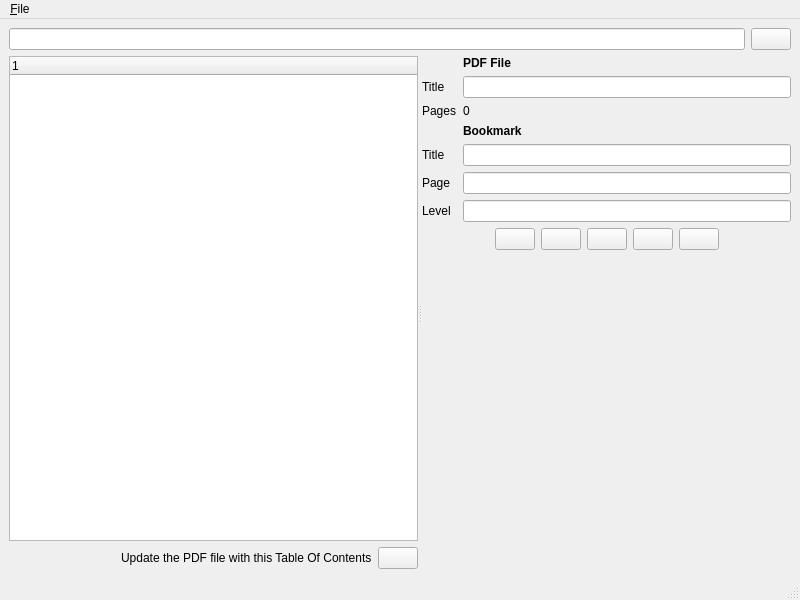
<?xml version="1.0" encoding="UTF-8"?>
<ui version="4.0">
 <class>MainWindow</class>
 <widget class="QMainWindow" name="MainWindow">
  <property name="geometry">
   <rect>
    <x>0</x>
    <y>0</y>
    <width>800</width>
    <height>600</height>
   </rect>
  </property>
  <property name="windowTitle">
   <string>MainWindow</string>
  </property>
  <widget class="QWidget" name="centralwidget">
   <layout class="QGridLayout" name="gridLayout">
    <item row="1" column="0">
     <widget class="QSplitter" name="splitter">
      <property name="orientation">
       <enum>Qt::Horizontal</enum>
      </property>
      <widget class="QWidget" name="verticalLayoutWidget_2">
       <layout class="QVBoxLayout" name="verticalLayout_2">
        <item>
         <layout class="QHBoxLayout" name="horizontalLayout"/>
        </item>
        <item>
         <widget class="QTreeWidget" name="treeWidget">
          <column>
           <property name="text">
            <string notr="true">1</string>
           </property>
          </column>
         </widget>
        </item>
        <item>
         <layout class="QHBoxLayout" name="horizontalLayout_2">
          <item>
           <spacer name="horizontalSpacer">
            <property name="orientation">
             <enum>Qt::Horizontal</enum>
            </property>
            <property name="sizeHint" stdset="0">
             <size>
              <width>40</width>
              <height>20</height>
             </size>
            </property>
           </spacer>
          </item>
          <item>
           <widget class="QLabel" name="label_10">
            <property name="text">
             <string>Update the PDF file with this Table Of Contents</string>
            </property>
           </widget>
          </item>
          <item>
           <widget class="QPushButton" name="btnSave">
            <property name="text">
             <string/>
            </property>
            <property name="icon">
             <iconset resource="pdftoc.qrc">
              <normaloff>:/16x16/Save.png</normaloff>:/16x16/Save.png</iconset>
            </property>
           </widget>
          </item>
         </layout>
        </item>
       </layout>
      </widget>
      <widget class="QWidget" name="verticalLayoutWidget">
       <layout class="QVBoxLayout" name="verticalLayout">
        <item>
         <layout class="QFormLayout" name="formLayout">
          <item row="1" column="0">
           <widget class="QLabel" name="label_4">
            <property name="text">
             <string>Title</string>
            </property>
           </widget>
          </item>
          <item row="2" column="0">
           <widget class="QLabel" name="label_6">
            <property name="text">
             <string>Pages</string>
            </property>
           </widget>
          </item>
          <item row="2" column="1">
           <widget class="QLabel" name="lblPages">
            <property name="text">
             <string>0</string>
            </property>
           </widget>
          </item>
          <item row="4" column="0">
           <widget class="QLabel" name="label_3">
            <property name="text">
             <string>Title</string>
            </property>
           </widget>
          </item>
          <item row="4" column="1">
           <widget class="QLineEdit" name="txtBookmark"/>
          </item>
          <item row="5" column="0">
           <widget class="QLabel" name="label_2">
            <property name="text">
             <string>Page</string>
            </property>
           </widget>
          </item>
          <item row="5" column="1">
           <widget class="QLineEdit" name="txtPage">
            <property name="inputMask">
             <string>9999</string>
            </property>
           </widget>
          </item>
          <item row="6" column="0">
           <widget class="QLabel" name="label">
            <property name="text">
             <string>Level</string>
            </property>
           </widget>
          </item>
          <item row="6" column="1">
           <widget class="QLineEdit" name="txtIndent">
            <property name="inputMask">
             <string>9999</string>
            </property>
           </widget>
          </item>
          <item row="0" column="0">
           <widget class="QLabel" name="label_5">
            <property name="text">
             <string/>
            </property>
           </widget>
          </item>
          <item row="0" column="1">
           <widget class="QLabel" name="label_7">
            <property name="font">
             <font>
              <bold>true</bold>
             </font>
            </property>
            <property name="text">
             <string>PDF File</string>
            </property>
           </widget>
          </item>
          <item row="3" column="0">
           <widget class="QLabel" name="label_8">
            <property name="text">
             <string/>
            </property>
           </widget>
          </item>
          <item row="3" column="1">
           <widget class="QLabel" name="label_9">
            <property name="font">
             <font>
              <bold>true</bold>
             </font>
            </property>
            <property name="text">
             <string>Bookmark</string>
            </property>
           </widget>
          </item>
          <item row="1" column="1">
           <layout class="QHBoxLayout" name="horizontalLayout_5">
            <item>
             <widget class="QLineEdit" name="txtTitle"/>
            </item>
           </layout>
          </item>
         </layout>
        </item>
        <item>
         <layout class="QHBoxLayout" name="horizontalLayout_4">
          <item>
           <spacer name="horizontalSpacer_2">
            <property name="orientation">
             <enum>Qt::Horizontal</enum>
            </property>
            <property name="sizeHint" stdset="0">
             <size>
              <width>40</width>
              <height>20</height>
             </size>
            </property>
           </spacer>
          </item>
          <item>
           <widget class="QPushButton" name="btnSaveBookmark">
            <property name="text">
             <string/>
            </property>
            <property name="icon">
             <iconset resource="pdftoc.qrc">
              <normaloff>:/16x16/Save.png</normaloff>:/16x16/Save.png</iconset>
            </property>
           </widget>
          </item>
          <item>
           <widget class="QPushButton" name="btnInsertBookmark">
            <property name="text">
             <string/>
            </property>
            <property name="icon">
             <iconset resource="pdftoc.qrc">
              <normaloff>:/16x16/Plus.png</normaloff>:/16x16/Plus.png</iconset>
            </property>
           </widget>
          </item>
          <item>
           <widget class="QPushButton" name="btnUpBookmark">
            <property name="text">
             <string/>
            </property>
            <property name="icon">
             <iconset resource="pdftoc.qrc">
              <normaloff>:/16x16/Arrow2 - Up.png</normaloff>:/16x16/Arrow2 - Up.png</iconset>
            </property>
           </widget>
          </item>
          <item>
           <widget class="QPushButton" name="btnDownBookmark">
            <property name="text">
             <string/>
            </property>
            <property name="icon">
             <iconset resource="pdftoc.qrc">
              <normaloff>:/16x16/Arrow2 - Down.png</normaloff>:/16x16/Arrow2 - Down.png</iconset>
            </property>
           </widget>
          </item>
          <item>
           <widget class="QPushButton" name="btnDeleteBookmark">
            <property name="text">
             <string/>
            </property>
            <property name="icon">
             <iconset resource="pdftoc.qrc">
              <normaloff>:/16x16/Trash.png</normaloff>:/16x16/Trash.png</iconset>
            </property>
           </widget>
          </item>
          <item>
           <spacer name="horizontalSpacer_3">
            <property name="orientation">
             <enum>Qt::Horizontal</enum>
            </property>
            <property name="sizeHint" stdset="0">
             <size>
              <width>40</width>
              <height>20</height>
             </size>
            </property>
           </spacer>
          </item>
         </layout>
        </item>
        <item>
         <spacer name="verticalSpacer">
          <property name="orientation">
           <enum>Qt::Vertical</enum>
          </property>
          <property name="sizeHint" stdset="0">
           <size>
            <width>20</width>
            <height>40</height>
           </size>
          </property>
         </spacer>
        </item>
       </layout>
      </widget>
     </widget>
    </item>
    <item row="0" column="0">
     <layout class="QHBoxLayout" name="horizontalLayout_3">
      <item>
       <widget class="QLineEdit" name="txtFileName"/>
      </item>
      <item>
       <widget class="QPushButton" name="btnLoadFile">
        <property name="text">
         <string/>
        </property>
        <property name="icon">
         <iconset resource="pdftoc.qrc">
          <normaloff>:/16x16/Folder.png</normaloff>:/16x16/Folder.png</iconset>
        </property>
       </widget>
      </item>
     </layout>
    </item>
   </layout>
  </widget>
  <widget class="QMenuBar" name="menubar">
   <property name="geometry">
    <rect>
     <x>0</x>
     <y>0</y>
     <width>800</width>
     <height>22</height>
    </rect>
   </property>
   <widget class="QMenu" name="menu_File">
    <property name="title">
     <string>&amp;File</string>
    </property>
    <addaction name="action_Open"/>
    <addaction name="action_Save"/>
    <addaction name="action_Quit"/>
   </widget>
   <addaction name="menu_File"/>
  </widget>
  <widget class="QStatusBar" name="statusbar"/>
  <action name="action_Open">
   <property name="icon">
    <iconset resource="pdftoc.qrc">
     <normaloff>:/16x16/Folder.png</normaloff>:/16x16/Folder.png</iconset>
   </property>
   <property name="text">
    <string>&amp;Open...</string>
   </property>
  </action>
  <action name="action_Save">
   <property name="icon">
    <iconset resource="pdftoc.qrc">
     <normaloff>:/16x16/Save.png</normaloff>:/16x16/Save.png</iconset>
   </property>
   <property name="text">
    <string>&amp;Save</string>
   </property>
  </action>
  <action name="action_Quit">
   <property name="icon">
    <iconset resource="pdftoc.qrc">
     <normaloff>:/16x16/Close.png</normaloff>:/16x16/Close.png</iconset>
   </property>
   <property name="text">
    <string>&amp;Quit</string>
   </property>
   <property name="menuRole">
    <enum>QAction::QuitRole</enum>
   </property>
  </action>
 </widget>
 <resources>
  <include location="pdftoc.qrc"/>
 </resources>
 <connections/>
</ui>
